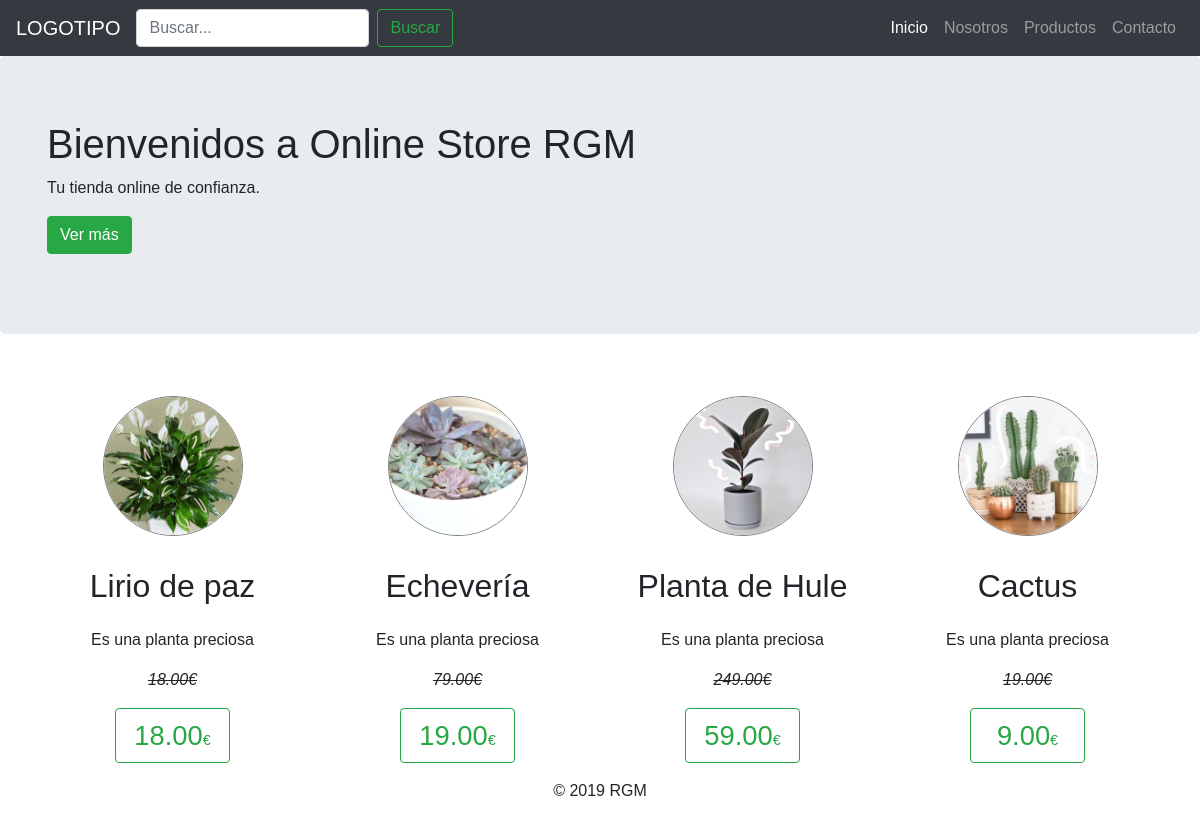
The page / on the database its author committed.
### tables this page shows
CREATE TABLE IF NOT EXISTS `ofertas` (
  `sku` int(11) DEFAULT NULL,
  `nombre` varchar(255) DEFAULT NULL,
  `introDescripcion` varchar(255) DEFAULT NULL,
  `descripcion` varchar(255) DEFAULT NULL,
  `img` varchar(255) DEFAULT NULL,
  `precio` decimal(10,2) DEFAULT NULL,
  `precioOferta` decimal(10,2) DEFAULT NULL,
  `moneda` varchar(32) DEFAULT NULL
);

### database.php (called while the page is built)
<?php
try{
    $db = new PDO("mysql:host=localhost;dbname=marketpro;", "root", "root");
}catch(Exception $e){
    print($e);
    exit;
}
try{
    $resultado = $db->query("select * from ofertas order by sku");
}catch(Exception $e){
    print($e);
    exit;
}
$ofertas = $resultado->fetchAll(PDO::FETCH_ASSOC);
?>

### assets/inc/funciones.php (the view, shortened to what this page needs)
<?php
include_once("database.php");
function pro_portada($ofertas){
  $out = "\r\n";
  $i = 0;
  foreach($ofertas as $oferta){
    $out .= '
      <div class="col-lg-3 pro-portada">
        <img class="rounded-circle" src="./assets/images/'.$oferta['img'].'" alt="" width="140" height="140">
        <h2>'.$oferta['nombre'].'</h2>
        <p>'.$oferta['descripcion'].'</p>
        <p class="precio-anterior">'.$oferta['precio'].'&euro;</p>
        <p></p>
        <p><a href="./'.$i.'-oferta-especial"><button type="button" class="btn btn-outline-success"><span class="precio-oferta">'.$oferta['precioOferta'].'</span>€</button></a></p>
      </div>
    ' . "\r\n";
    $i++;
  }
  return $out;
}
?>

### assets/inc/header.php (shortened to what this page needs)
<!DOCTYPE html>
<html lang="es">
<head>
	<link rel="stylesheet" href="./assets/bootstrap-4.3.1/css/bootstrap.min.css">
	<link rel="stylesheet" href="./assets/css/style.css">
</head>
<body>
	<header>
		<nav class="navbar fixed-top navbar-expand-lg navbar-dark bg-dark">
			<a class="navbar-brand" href="#">LOGOTIPO</a>
			<div class="collapse navbar-collapse justify-content-end" id="navbarSupportedContent">
				<form class="form-inline my-2 my-lg-0 mr-auto">
					<input class="form-control mr-sm-2" type="search" placeholder="Buscar..." aria-label="Search">
					<button class="btn btn-outline-success my-2 my-sm-0" type="submit">Buscar</button>
				</form>
				<ul class="navbar-nav">
					<li class="nav-item <?php if($pagina=="inicio"){echo 'active';} ?>">
						<a class="nav-link" href="index.html">Inicio<?php if($pagina=="inicio"){echo '<span class="sr-only">(current)</span>';} ?></a>
					</li>
					<li class="nav-item <?php if($pagina=="nosotros"){echo 'active';} ?>">
						<a class="nav-link" href="nosotros.html">Nosotros<?php if($pagina=="nosotros"){echo '<span class="sr-only">(current)</span>';} ?></a>
					</li>
          <li class="nav-item <?php if($pagina=="productos"){echo 'active';}?>">
						<a class="nav-link" href="productos.html">Productos<?php if($pagina=="productos"){echo '<span class="sr-only">(current)</span>';} ?></a>
					</li>
          <li class="nav-item <?php if($pagina=="contacto"){echo 'active';}?>">
						<a class="nav-link" href="contacto.html">Contacto<?php if($pagina=="contacto"){echo '<span class="sr-only">(current)</span>';} ?></a>
					</li>
				</ul>
			</div>
		</nav>
	</header>

### index.php (shortened to what this page needs)
<?php
include('./assets/inc/funciones.php');
$pagina="inicio";
include('./assets/inc/header.php');
?>
	<section>
    <div class="jumbotron">
      <div class="container">
        <h1>Bienvenidos a Online Store RGM</h1>
        <p>Tu tienda online de confianza.</p>
        <p><a class="btn btn-success" href="">Ver más</a></p>
      </div>
    </div>
	</section>
  <section class="container">
    <div class="row">
      <?php
        echo pro_portada($ofertas);
      ?>
    </div>
  </section>
<?php include('./assets/inc/footer.php'); ?>

### assets/inc/footer.php (shortened to what this page needs)
	<footer>
		<p>&copy; 2019 RGM</p>
	</footer>
</body>
</html>

### assets/css/style.css (style rules this page uses)
body { margin-top: 56px; font-family: "poppins", "arial", sans-serif; }
.pro-portada { text-align: center; }
.pro-portada h2 { margin-bottom: .7em }
.pro-portada img { border: 1px solid grey; margin: 1.9em auto; }
.pro-portada p span.precio-oferta { font-size: 1.9em; }
.pro-portada p.precio-anterior { font-style: italic; text-decoration: line-through; margin-bottom: 0; }
.pro-portada p button { font-size: .9em; display: inline-block; width: 8em; }
footer { text-align: center; }

### rows shown on the page
ofertas: img (picture), nombre "Lirio de paz", descripcion "Es una planta preciosa", precio "18.00", precioOferta "18.00"
ofertas: img (picture), nombre "Echevería", descripcion "Es una planta preciosa", precio "79.00", precioOferta "19.00"
ofertas: img (picture), nombre "Planta de Hule", descripcion "Es una planta preciosa", precio "249.00", precioOferta "59.00"
ofertas: img (picture), nombre "Cactus", descripcion "Es una planta preciosa", precio "19.00", precioOferta "9.00"
